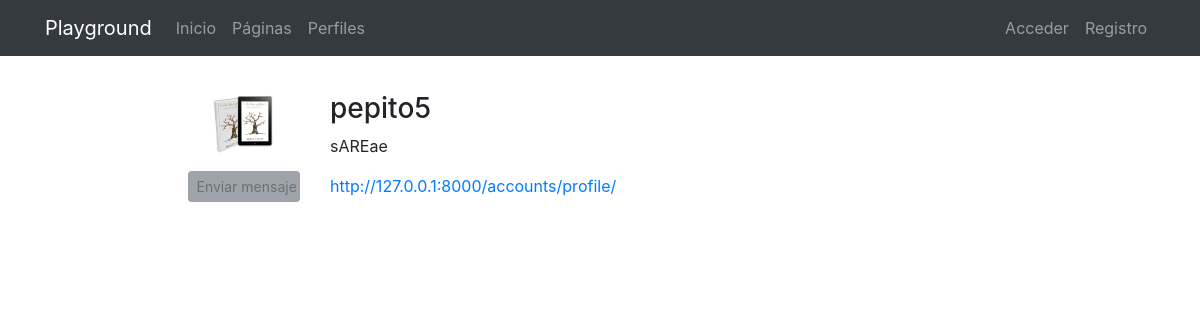
The page /profiles/pepito5/ on the database its author committed.
### registration/models.py (models this page shows)
class Profile(models.Model):
    user = models.OneToOneField(User, on_delete=models.CASCADE)
    avatar = models.ImageField(upload_to=custom_upload_to, null=True, blank=True)
    bio = models.TextField(null=True, blank=True)
    link = models.URLField(max_length=200, null=True, blank=True)

### profiles/views.py (the view)
# urls.py: path('<username>/', ProfileDetailView.as_view(), name='detail'),
class ProfileDetailView(DetailView):
    model = Profile
    template_name = 'profiles/profile_detail.html'
    def get_object(self):
        return get_object_or_404(Profile, user__username=self.kwargs['username'])

### profiles/templates/profiles/profile_detail.html (shortened to what this page needs)
{% extends 'core/base.html' %}
{% load static %}
{% block content %}
<main role="main">
  <div class="container">
    <div class="row mt-3">
      <div class="col-md-9 mx-auto mb-5">
        <form action="" method="post" enctype="multipart/form-data">{% csrf_token %}
          <div class="row">
            <div class="col-md-2">
              {% if profile.avatar %}
                <img src="{{profile.avatar.url}}" class="img-fluid">
              {% else %}
                <img src="{% static 'registration/img/no-avatar.jpg' %}" class="img-fluid">
              {% endif %}
              {% if request.user != profile.user %}
                <a class="btn btn-secondary btn-sm btn-block mt-3 disabled" title="Funcionalidad no disponible aún">
                  Enviar mensaje
                </a>
              {% endif %}
            </div>
            <div class="col-md-10">
              <h3>{{profile.user}}</h3>
              {% if profile.bio %}<p>{{profile.bio}}</p>{% endif %}
              {% if profile.link %}<p><a href="{{profile.link}}" target="_blank">{{profile.link}}</a></p>{% endif %}
            </div>
          </div>
        </form>
      </div>
    </div>
  </div>
</main>
{% endblock %}

### core/static/core/css/main.css (style rules this page uses)
main { padding-top: 20px; }
:root { --jumbotron-padding-y: 3rem; }

### rows shown on the page
Profile: avatar (picture), user "pepito5", bio "sAREae", link "http://127.0.0.1:8000/accounts/profile/"
